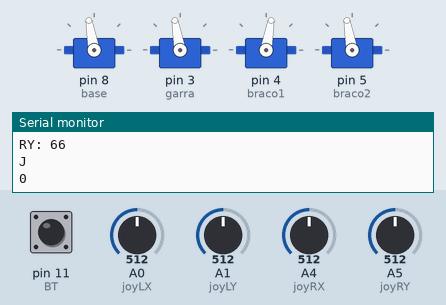
The sketch below on a simulated Arduino Uno, built with avr-gcc and run on an emulated ATmega328P. Parts: 4 × servo, the last lines printed to the serial monitor. Inputs (shaded band) come from the test bench; at power-on: A0 (joyLX) = 512, A4 (joyRX) = 512, A5 (joyRY) = 512, A1 (joyLY) = 512, pin 11 (BT) HIGH.

Above: at 3.4 s.
3.5 s: A0 (joyLX) set to 488
At 3.8 s:
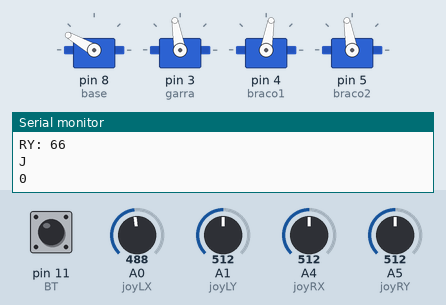
6.5 s: A4 (joyRX) set to 306
At 9.0 s:
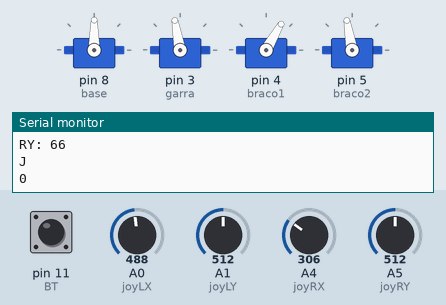
9.5 s: A5 (joyRY) set to 376
11.0 s: A5 (joyRY) set to 355
At 13.2 s:
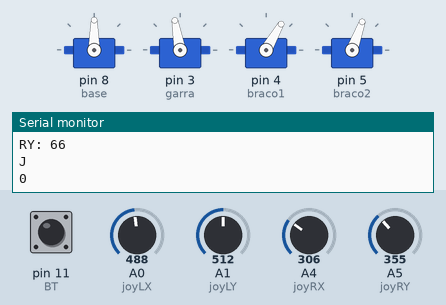
14.0 s: A1 (joyLY) set to 495
At 15.9 s:
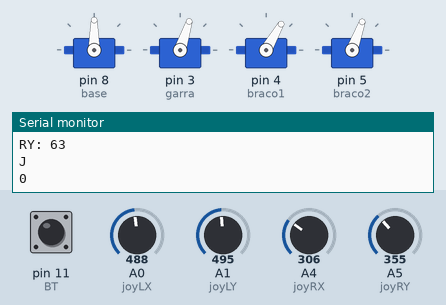
17.0 s: pin 11 (BT) pulled LOW for 1 s
At 17.9 s:
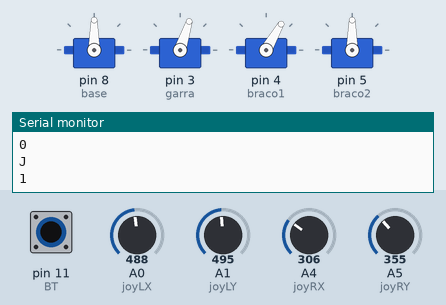
Timing chart, 0 to 20.0 s (numbered marks = the images above; inputs shaded):
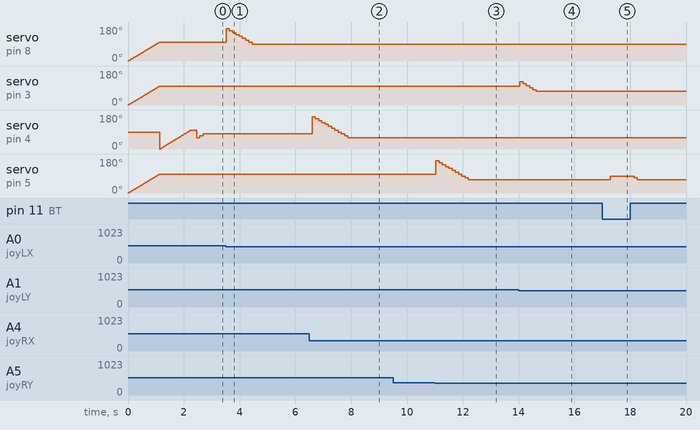

Measured:
- the behaviour switches between 506 and 505 on A0 (joyLX) (found by bisection; images 0 and 1)
- the behaviour switches between 370 and 369 on A5 (joyRY) (found by bisection; images 2 and 3)
- the behaviour switches between 504 and 503 on A1 (joyLY) (found by bisection; images 3 and 4)
- after the input at 3.5 s, servo on pin 8 (base): 100° → 170° at once, → 160° 0.12 s later, → 150° 0.12 s later, → 140° 0.12 s later, … (9 changes in this stretch)
- after the input at 6.5 s, servo on pin 4 (braco1): 80° → 170° after 0.10 s, → 160° 0.12 s later, → 150° 0.12 s later, → 140° 0.12 s later, … (12 changes in this stretch)
- after the input at 11.0 s, servo on pin 5 (braco2): 100° → 170° at once, → 160° 0.12 s later, → 150° 0.12 s later, → 140° 0.12 s later, … (11 changes in this stretch)
- after the input at 14.0 s, servo on pin 3 (garra): 100° → 122° at once, → 112° 0.12 s later, → 102° 0.12 s later, → 92° 0.12 s later, … (6 changes in this stretch)
- after the input at 17.0 s, servo on pin 5 (braco2): 70° → 90° after 0.28 s, → 80° 0.87 s later, → 70° 0.12 s later

The sketch:

Braco_com_Joystick_e_Bluetooth.ino
```cpp
/* Projeto: Braço Robotico controlado pelo módulo HC-05 (Bluetooth) e Joystick;
 * Autor: Danilo Dutra;
 * Projeto pode ser modificado, para utilizar Frequência Rádio também, vai da sua necessidade e uso.
 */

#include <Servo.h>
#include <SoftwareSerial.h> // Biblioteca do Bluetooth HC-05

SoftwareSerial bluetooth(0, 1); // Seta o TX e RX do HC-05

#define base 8 // Porta Digital 8
#define garra 3 // Porta Digital 3
#define braco1 4 // Porta Digital 4
#define braco2 5 // Porta Digital 5
#define joyLX A0
#define joyLY A1
#define joyRX A4
#define joyRY A5
#define BT 11

Servo Base, Garra, Braco1, Braco2;

const int movimentos_iniciais [4] = {100, 100, 50, 100}; // Set de posições iniciais dos servos na sequência: BASE, GARRA, BRACO1, BRACO2
bool inicio = true; // Booleana usada uma única vez para verificar se o Arduíno recebeu algum comando e para suavizar o primeiro comando do Braço
int mov = 89, mov2 = 65, mov3 = 89, mov4 = 65, c; // Variaveis de cada servo. Sequência: BASE(mov), GARRA(mov1), BRACO1(mov3), BRACO2(mov4)
char comando, modo = 'J'; // Variavel para Identificar qual servo o Bluetooth está enviando como sinal e se é para Direita ou Esquerda

int LX,
    LY,
    RX,
    RY,
    LButton,
    atual1,
    atual2,
    atual3,
    atual4,
    velocidade = 10,
    tempo = 15,
    btAtual,
    btAnterior = 1,
    estado = 0;

void setup() {
  Serial.begin(9600);
  bluetooth.begin(9600);
  pinMode(base, OUTPUT);
  pinMode(garra, OUTPUT);
  pinMode(braco1, OUTPUT);
  pinMode(braco2, OUTPUT);
  pinMode(joyLX, INPUT);
  pinMode(joyLY, INPUT);
  pinMode(joyRX, INPUT);
  pinMode(joyRY, INPUT);
  pinMode(BT, INPUT_PULLUP);

  Base.attach(8);
  Garra.attach(3);
  Braco1.attach(4);
  Braco2.attach(5);

  LX = map(analogRead(joyLX), 0, 1023, 0, 180);
  LY = map(analogRead(joyLY), 0, 1023, 0, 132);
  RX = map(analogRead(joyRX), 0, 1023, 0, 180);
  RY = map(analogRead(joyRY), 0, 1023, 0, 180);
  btAtual = digitalRead(BT);

  // Inicializa as posições primárias com delay
  for (c = 0; c <= movimentos_iniciais[0]; c ++) {
    Base.write(c);
    Garra.write(c);
    Braco2.write(c);
    delay(tempo * 0.75);
  }
  for (c = 0; c <= movimentos_iniciais[3]; c ++) {
    Braco1.write(c);
    delay(tempo * 0.75);
  }
  // FIM

  if (inicio != false) { // Booleana para verificar se houve um primeiro movimento
    mov = movimentos_iniciais[0];
    mov2 = movimentos_iniciais[1];
    mov3 = movimentos_iniciais[2];
    mov4 = movimentos_iniciais[3];
  }
}

void loop() {
  Serial.println(modo);
  Serial.println(estado);
  btAtual = digitalRead(BT);
  delay(100);

  if (btAtual == 0 && btAnterior == 1) {
    btAnterior = 0;
    estado = 1;
    modo = 'J';
  }
  else {
    if (estado == 1 && btAtual == 0) {
      btAnterior = 1;
      estado = 0;
      modo = 'B';
    }
  }

  while (modo == 'B') {
    Serial.println(modo);
    Serial.println(estado);

    if (bluetooth.available()) { // Verifica se há sinal de Bluetooth
      comando = bluetooth.read(); // Lê o sinal enviado via Bluetooth
    }
    btAtual = digitalRead(BT);

    if (btAtual == 0 && btAnterior == 1 || comando == 'J') {
      btAnterior = 0;
      estado = 1;
      modo = 'J';
    }
    else {
      if (estado == 1 && btAtual == 0) {
        btAnterior = 1;
        estado = 0;
        modo = 'B';
      }
    }

    if (inicio != false) { // Booleana para verificar se houve um primeiro movimento
      mov = movimentos_iniciais[0];
      mov2 = movimentos_iniciais[1];
      mov3 = movimentos_iniciais[2];
      mov4 = movimentos_iniciais[3];
    }
    inicio = false; // Seta como False para que a condicional anterior não se repita

    // Comandos para o servo BASE
    if (comando == 'L') {
      mov -= 1;
      Serial.print("Base : ");
      Serial.println(mov);
      if (mov < 0) {
        mov = 0;
      }
      Base.write(mov);
      //delay(15);
    }
    if (comando == 'R') {
      mov += 1;
      Serial.print("Base : ");
      Serial.println(mov);
      if (mov > 180) {
        mov = 180;
      }
      Base.write(mov);
      //delay(15);
    }  // FIM do Comandos para o servo BASE

    // Comandos para o servo GARRA
    if (comando == 'O') {
      mov2 += 1;
      if (mov2 > 132) {
        mov2 = 132;
      }
      Garra.write(mov2);
      //delay(15);
    }

    if (comando == 'C') {
      mov2 -= 1;
      if (mov2 < 0) {
        mov2 = 0;
      }
      Garra.write(mov2);
      //delay(15);
    } // FIM do Comandos para o servo GARRA

    // Comandos para o servo BRACO1
    if (comando == 'D') {
      mov3 += 1;
      if (mov3 > 170) {
        mov3 = 170;
      }
      Braco1.write(mov3);
      //delay(15);
    }
    if (comando == 'E') {
      mov3 -= 1;
      if (mov3 < 10) {
        mov3 = 10;
      }
      Braco1.write(mov3);
      //delay(15);
    } // FIM do Comandos para o servo BRACO1

    // Comandos para o servo BRACO2
    if (comando == 'G') {
      mov4 += 1;
      if (mov4 > 170) {
        mov4 = 170;
      }
      Braco2.write(mov4);
      //delay(15);
    }
    if (comando == 'H') {
      mov4 -= 1;
      if (mov4 < 10) {
        mov4 = 10;
      }
      Braco2.write(mov4);
      //delay(15);
    }// FIM do Comandos para o servo BRACO2
  }

  while (modo == 'J') {
    Serial.println(modo);
    Serial.println(estado);

    btAtual = digitalRead(BT);
    delay(100);

    if (bluetooth.available()) { // Verifica se há sinal de Bluetooth
      comando = bluetooth.read(); // Lê o sinal enviado via Bluetooth
    }

    if (btAtual == 0 && btAnterior == 1) {
      btAnterior = 0;
      estado = 1;
      modo = 'J';
    }
    else {
      if (estado == 1 && btAtual == 0 || comando == 'X') {
        btAnterior = 1;
        estado = 0;
        modo = 'B';
        mov, mov2, mov3, mov4 = movimentos_iniciais[0], movimentos_iniciais[1], movimentos_iniciais[2], movimentos_iniciais[3];
      }
    }

    LX = map(analogRead(joyLX), 0, 1023, 0, 180);
    LY = map(analogRead(joyLY), 0, 1023, 0, 132);
    RX = map(analogRead(joyRX), 0, 1023, 0, 180);
    RY = map(analogRead(joyRY), 0, 1023, 0, 180);
    btAtual = digitalRead(BT);

    if (LX != 89 && LY != 65 && RX != 89 && RY != 65) {
      inicio = false; // Seta como False para que a condicional anterior não se repita
    }

    Serial.print("LX: ");
    Serial.println(LX);
    Serial.print("LY: ");
    Serial.println(LY);
    Serial.print("RX: ");
    Serial.println(RX);
    Serial.print("RY: ");
    Serial.println(LY);

    if (LX < 89) {
      mov -= velocidade;
      if (mov < 0) {
        mov = 0;
      }
      if (LX < mov) {
        Base.write(mov);
        delay(tempo);
      }
    }

    if (LX > 89) {
      mov += velocidade;
      if (mov > 180) {
        mov = 180;
      }
      if (LX > mov) {
        Base.write(mov);
        delay(tempo);
      }
    }

    // GARRA
    if (LY < 65) {
      mov2 -= velocidade;
      if (mov2 < 0) {
        mov2 = 0;
      }
      if (LY < mov2) {
        Garra.write(mov2);
        delay(tempo);
      }
    }

    if (LY > 65) {
      mov2 += velocidade;
      if (mov2 > 132) {
        mov2 = 132;
      }
      if (LY > mov2) {
        Garra.write(mov2);
        delay(tempo);
      }
    }
    // BRACO 1
    if (RX < 89) {
      mov3 -= velocidade;
      if (mov3 < 0) {
        mov3 = 0;
      }
      if (RX < mov3) {
        Braco1.write(mov3);
        delay(tempo);
      }
    }

    if (RX > 89) {
      mov3 += velocidade;
      if (mov3 > 180) {
        mov3 = 180;
      }
      if (RX > mov3) {
        Braco1.write(mov3);
        delay(tempo);
      }
    }

    //BRACO 2
    if (RY < 65) {
      mov4 -= velocidade;
      if (mov4 < 0) {
        mov4 = 0;
      }
      if (RY < mov4) {
        Braco2.write(mov4);
        delay(tempo);
      }
    }

    if (RY > 65) {
      mov4 += velocidade;
      if (mov4 > 180) {
        mov4 = 180;
      }
      if (RY > mov4) {
        Braco2.write(mov4);
        delay(tempo);
      }
    }
  }
}
```
